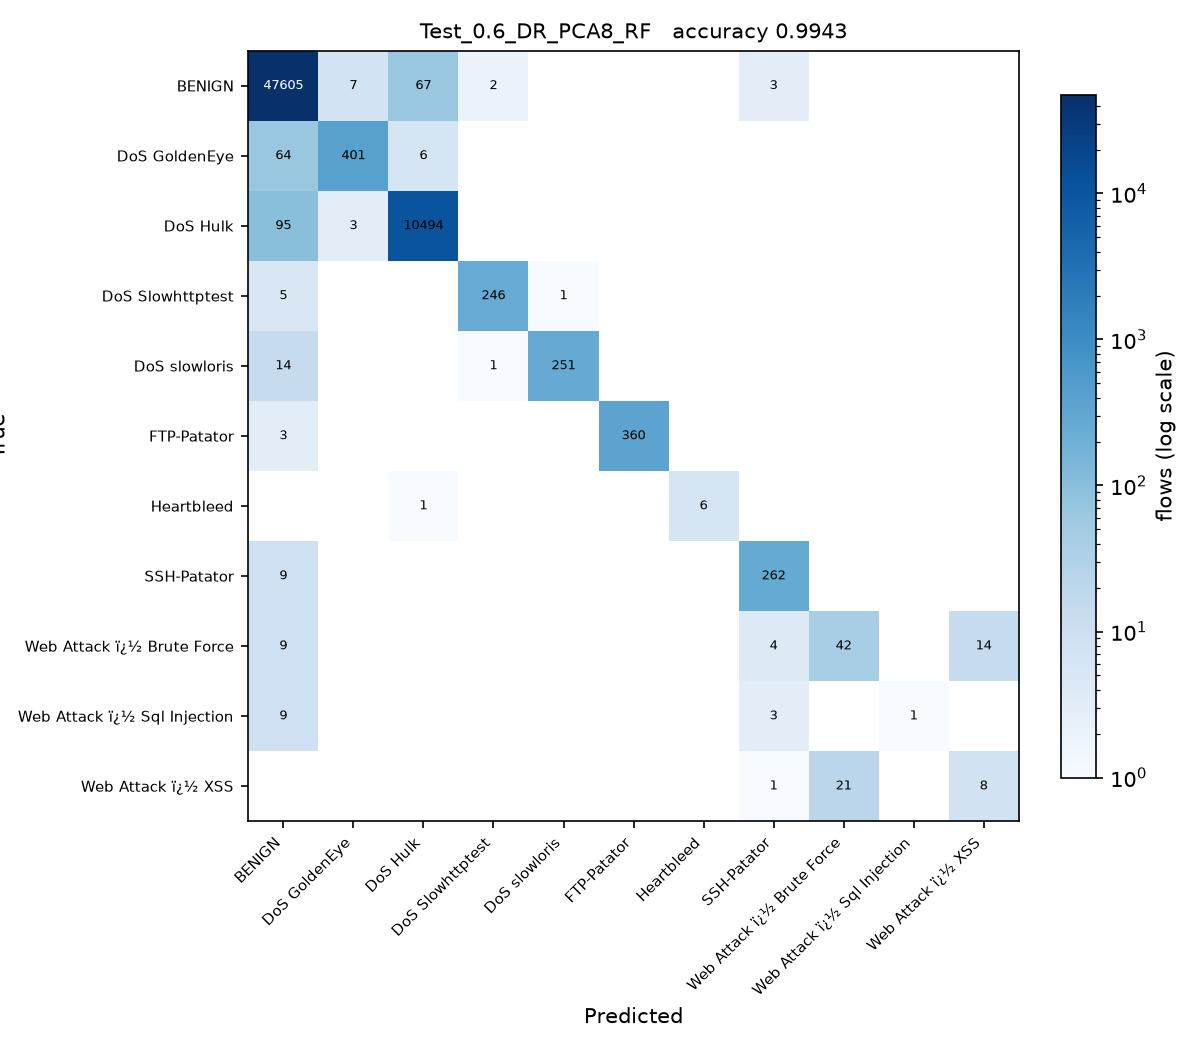

Write the Python code that produced this figure.
# Test_0.6_DR_PCA8_RF.py
#
# Test size 0.6  |  PCA, 8 components  |  Random Forest (sheet #7)
#
# This is SGDC_60_40.py with the changes marked CHANGE below and nothing else.
#
# Taken from the sheet unchanged.

import os
from pathlib import Path

# CHANGE 1: run from the project folder, so the CSV names below resolve, and
# read them as latin-1. The Web Attack labels contain byte 0x96, which the
# default utf-8 decoder rejects with UnicodeDecodeError.
os.chdir(Path(__file__).resolve().parent.parent)
import numpy as np
import pandas as pd

df1 = pd.read_csv(r'C:\Users\Karthika\OneDrive\Desktop\ACN_PCA_75_Runs\Scripts\Tuesday-WorkingHours.pcap_ISCX (1).csv', low_memory=True, encoding='latin-1')
df2 = pd.read_csv(r'C:\Users\Karthika\OneDrive\Desktop\ACN_PCA_75_Runs\Scripts\Wednesday-workingHours.pcap_ISCX.csv', low_memory=True, encoding='latin-1')
df3 = pd.read_csv(r'C:\Users\Karthika\OneDrive\Desktop\ACN_PCA_75_Runs\Scripts\Thursday-WorkingHours-Morning-WebAttacks.pcap_ISCX.csv', low_memory=True, encoding='latin-1')

dataset = pd.concat([df1, df2, df3], ignore_index=True)

dataset.columns = dataset.columns.str.strip()

# CHANGE 2: a stratified sample of 100000 flows, the same for every run.
# The full three captures hold about 1.3 million flows, which makes 75 runs
# impractical. At least 50 flows of every class are kept.
label = dataset.columns[-1]
dataset = pd.concat(
    [g.sample(n=min(len(g), max(50, round(100000 * len(g) / len(dataset)))), random_state=0)
     for _, g in dataset.groupby(label)],
    ignore_index=True
)

X = dataset.iloc[:, :-1]
y = dataset.iloc[:, -1]

X = X.apply(pd.to_numeric, errors='coerce')

X.replace([np.inf, -np.inf], np.nan, inplace=True)

from sklearn.impute import SimpleImputer

imputer = SimpleImputer(missing_values=np.nan, strategy='mean')
X = imputer.fit_transform(X)

from sklearn.preprocessing import LabelEncoder

labelencoder_y = LabelEncoder()
y = labelencoder_y.fit_transform(y)

from sklearn.model_selection import train_test_split

X_train, X_test, y_train, y_test = train_test_split(
    X,
    y,
    test_size=0.6,   # CHANGE 3: test size
    random_state=0,
    stratify=y
)

# CHANGE 4: PCA, from PCA_LDA_KErnel_PCA_CODE.pdf (fitted on training data only).
# PCA follows the directions of largest variance, so the features have to be on
# a common scale first, otherwise the components just track whichever column has
# the biggest units. The scaler is fitted on the training split only.
from sklearn.preprocessing import StandardScaler
from sklearn.decomposition import PCA

scaler = StandardScaler()
X_train = scaler.fit_transform(X_train)
X_test = scaler.transform(X_test)

pca = PCA(n_components=8)
X_train = pca.fit_transform(X_train)          # no labels: PCA is unsupervised
X_test = pca.transform(X_test)
print("\nVariance explained by 8 components : {:.4f}".format(pca.explained_variance_ratio_.sum()))

# CHANGE 5: Random Forest (sheet #7) in place of SGDClassifier
from sklearn.ensemble import RandomForestClassifier

classifier = RandomForestClassifier(
    n_estimators=200,
    criterion='entropy',
    random_state=0
)

classifier.fit(X_train, y_train)

y_pred = classifier.predict(X_test) 

from sklearn.metrics import confusion_matrix
from sklearn.metrics import accuracy_score
from sklearn.metrics import precision_score
from sklearn.metrics import recall_score
from sklearn.metrics import f1_score
from sklearn.metrics import classification_report

cm = confusion_matrix(y_test, y_pred)

print("Confusion Matrix:\n")
print(cm)

print("\nAccuracy : {:.4f}".format(accuracy_score(y_test, y_pred)))
print("\nPrecision : {:.4f}".format(precision_score(y_test, y_pred, average='weighted')))
print("\nRecall : {:.4f}".format(recall_score(y_test, y_pred, average='weighted')))
print("\nF1 Score : {:.4f}".format(f1_score(y_test, y_pred, average='weighted')))

print("\nClassification Report:\n")
print(classification_report(y_test, y_pred))
# CHANGE 6: save the confusion matrix as Test_0.6_DR_PCA8_RF.jpg and record the result
import matplotlib
matplotlib.use('Agg')
import matplotlib.pyplot as plt
from matplotlib.colors import LogNorm

here = Path(__file__).resolve().parent
names = [str(c) for c in labelencoder_y.classes_]
fig, ax = plt.subplots(figsize=(8, 7))
im = ax.imshow(cm, cmap='Blues', norm=LogNorm(vmin=1))
ax.set_xticks(range(len(names)), names, rotation=45, ha='right', fontsize=7)
ax.set_yticks(range(len(names)), names, fontsize=7)
ax.set_xlabel('Predicted')
ax.set_ylabel('True')
ax.set_title('Test_0.6_DR_PCA8_RF   accuracy {:.4f}'.format(accuracy_score(y_test, y_pred)), fontsize=10)
for i in range(cm.shape[0]):
    for j in range(cm.shape[1]):
        if cm[i, j]:
            ax.text(j, i, cm[i, j], ha='center', va='center', fontsize=6,
                    color='white' if cm[i, j] > cm.max() / 3 else 'black')
fig.colorbar(im, ax=ax, fraction=0.04, label='flows (log scale)')
fig.tight_layout()
fig.savefig(here / 'Test_0.6_DR_PCA8_RF.jpg', dpi=150)
plt.close(fig)

row = pd.DataFrame([{
    'Test': 0.6, 'DR': 'PCA8', 'Clas': 'RF',
    'Acc': round(accuracy_score(y_test, y_pred), 4),
    'Pre': round(precision_score(y_test, y_pred, average='weighted', zero_division=0), 4),
    'Rec': round(recall_score(y_test, y_pred, average='weighted', zero_division=0), 4),
    'F1': round(f1_score(y_test, y_pred, average='weighted', zero_division=0), 4),
    'script': 'Test_0.6_DR_PCA8_RF',
}])
out = here.parent / 'results' / '75_runs.csv'
out.parent.mkdir(exist_ok=True)
if out.exists():
    old = pd.read_csv(out)
    row = pd.concat([old[old['script'] != 'Test_0.6_DR_PCA8_RF'], row], ignore_index=True)
row.to_csv(out, index=False)
